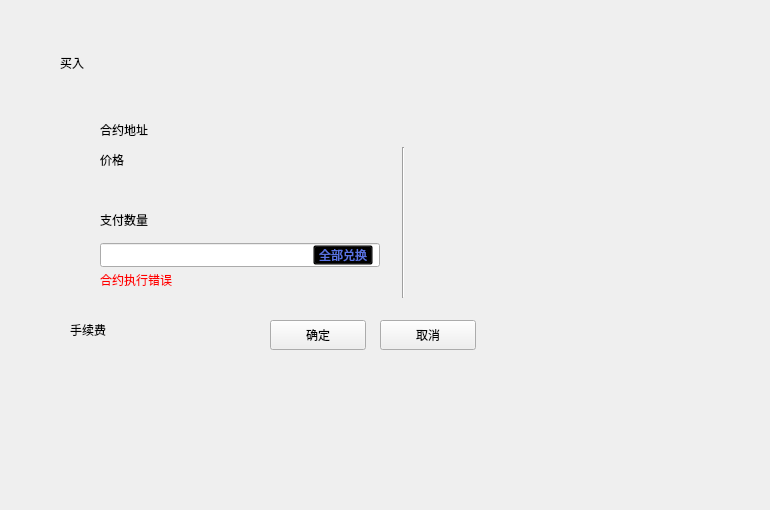
<?xml version="1.0" encoding="UTF-8"?>
<ui version="4.0">
 <class>BuyOrderWidget</class>
 <widget class="QWidget" name="BuyOrderWidget">
  <property name="geometry">
   <rect>
    <x>0</x>
    <y>0</y>
    <width>770</width>
    <height>510</height>
   </rect>
  </property>
  <property name="font">
   <font>
    <family>微软雅黑</family>
   </font>
  </property>
  <property name="windowTitle">
   <string>Form</string>
  </property>
  <widget class="QLabel" name="label_5">
   <property name="geometry">
    <rect>
     <x>60</x>
     <y>50</y>
     <width>120</width>
     <height>26</height>
    </rect>
   </property>
   <property name="styleSheet">
    <string notr="true">font: 19px &quot;微软雅黑&quot;;</string>
   </property>
   <property name="text">
    <string>买入</string>
   </property>
  </widget>
  <widget class="QWidget" name="widget" native="true">
   <property name="geometry">
    <rect>
     <x>50</x>
     <y>100</y>
     <width>670</width>
     <height>280</height>
    </rect>
   </property>
   <widget class="QLabel" name="priceLabel2">
    <property name="geometry">
     <rect>
      <x>50</x>
      <y>50</y>
      <width>100</width>
      <height>20</height>
     </rect>
    </property>
    <property name="text">
     <string>价格</string>
    </property>
   </widget>
   <widget class="QLabel" name="priceLabel">
    <property name="geometry">
     <rect>
      <x>50</x>
      <y>80</y>
      <width>200</width>
      <height>20</height>
     </rect>
    </property>
    <property name="text">
     <string/>
    </property>
   </widget>
   <widget class="QLineEdit" name="amountLineEdit">
    <property name="geometry">
     <rect>
      <x>50</x>
      <y>143</y>
      <width>280</width>
      <height>24</height>
     </rect>
    </property>
   </widget>
   <widget class="QToolButton" name="cancelBtn">
    <property name="geometry">
     <rect>
      <x>330</x>
      <y>220</y>
      <width>96</width>
      <height>30</height>
     </rect>
    </property>
    <property name="cursor">
     <cursorShape>PointingHandCursor</cursorShape>
    </property>
    <property name="styleSheet">
     <string notr="true"/>
    </property>
    <property name="text">
     <string>取消</string>
    </property>
   </widget>
   <widget class="QToolButton" name="allBtn">
    <property name="geometry">
     <rect>
      <x>263</x>
      <y>145</y>
      <width>60</width>
      <height>20</height>
     </rect>
    </property>
    <property name="cursor">
     <cursorShape>PointingHandCursor</cursorShape>
    </property>
    <property name="styleSheet">
     <string notr="true">background:transparent;
color: rgb(90,115,227);
font: 11px &quot;微软雅黑&quot;;</string>
    </property>
    <property name="text">
     <string>全部兑换</string>
    </property>
   </widget>
   <widget class="QLabel" name="label_2">
    <property name="geometry">
     <rect>
      <x>50</x>
      <y>110</y>
      <width>100</width>
      <height>20</height>
     </rect>
    </property>
    <property name="text">
     <string>支付数量</string>
    </property>
   </widget>
   <widget class="QLabel" name="label">
    <property name="geometry">
     <rect>
      <x>20</x>
      <y>220</y>
      <width>100</width>
      <height>20</height>
     </rect>
    </property>
    <property name="text">
     <string>手续费</string>
    </property>
   </widget>
   <widget class="QToolButton" name="okBtn">
    <property name="geometry">
     <rect>
      <x>220</x>
      <y>220</y>
      <width>96</width>
      <height>30</height>
     </rect>
    </property>
    <property name="cursor">
     <cursorShape>PointingHandCursor</cursorShape>
    </property>
    <property name="styleSheet">
     <string notr="true"/>
    </property>
    <property name="text">
     <string>确定</string>
    </property>
   </widget>
   <widget class="QLabel" name="label_7">
    <property name="geometry">
     <rect>
      <x>50</x>
      <y>20</y>
      <width>100</width>
      <height>20</height>
     </rect>
    </property>
    <property name="text">
     <string>合约地址</string>
    </property>
   </widget>
   <widget class="QLabel" name="contractAddressLabel">
    <property name="geometry">
     <rect>
      <x>160</x>
      <y>20</y>
      <width>300</width>
      <height>20</height>
     </rect>
    </property>
    <property name="text">
     <string/>
    </property>
    <property name="textInteractionFlags">
     <set>Qt::LinksAccessibleByMouse|Qt::TextSelectableByMouse</set>
    </property>
   </widget>
   <widget class="QLabel" name="feeLabel">
    <property name="geometry">
     <rect>
      <x>20</x>
      <y>250</y>
      <width>200</width>
      <height>20</height>
     </rect>
    </property>
    <property name="text">
     <string/>
    </property>
   </widget>
   <widget class="QStackedWidget" name="stackedWidget">
    <property name="geometry">
     <rect>
      <x>380</x>
      <y>47</y>
      <width>201</width>
      <height>145</height>
     </rect>
    </property>
   </widget>
   <widget class="Line" name="line">
    <property name="geometry">
     <rect>
      <x>343</x>
      <y>47</y>
      <width>20</width>
      <height>151</height>
     </rect>
    </property>
    <property name="orientation">
     <enum>Qt::Vertical</enum>
    </property>
   </widget>
   <widget class="QLabel" name="tipLabel">
    <property name="geometry">
     <rect>
      <x>50</x>
      <y>170</y>
      <width>161</width>
      <height>20</height>
     </rect>
    </property>
    <property name="cursor">
     <cursorShape>ArrowCursor</cursorShape>
    </property>
    <property name="styleSheet">
     <string notr="true">color: rgb(255, 0, 0);</string>
    </property>
    <property name="text">
     <string>合约执行错误</string>
    </property>
   </widget>
  </widget>
  <zorder>widget</zorder>
  <zorder>label_5</zorder>
 </widget>
 <resources/>
 <connections/>
</ui>
